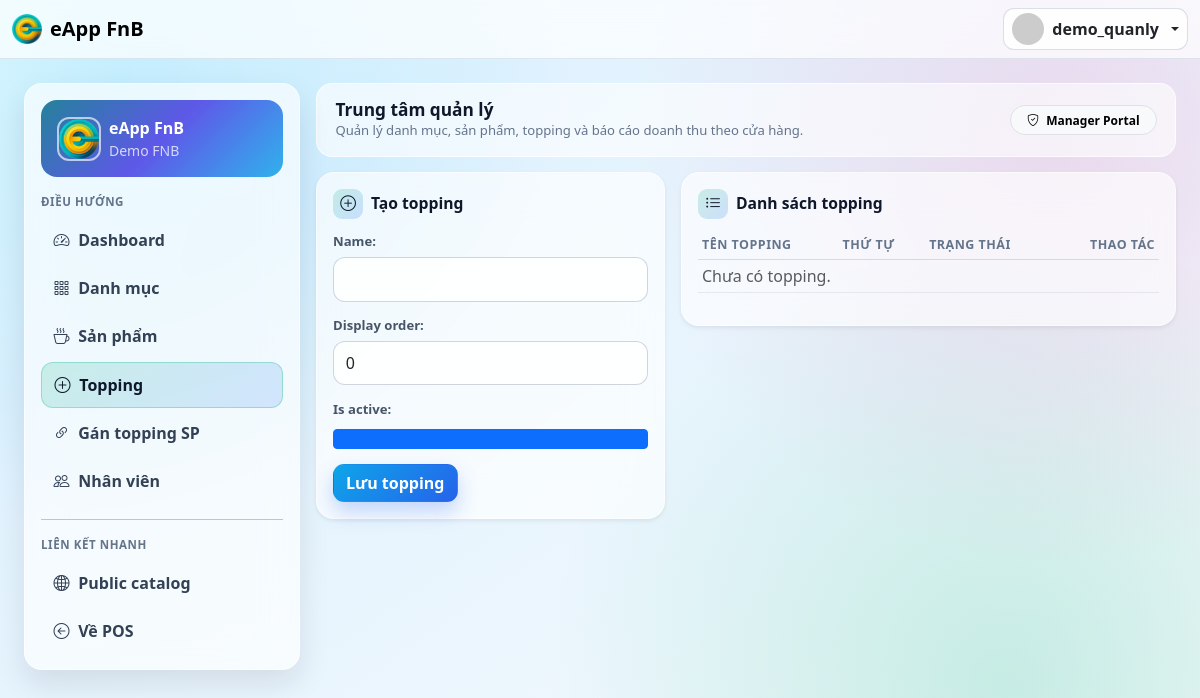
Page /quanly/toppings/ (signed in) on the earlier database version.
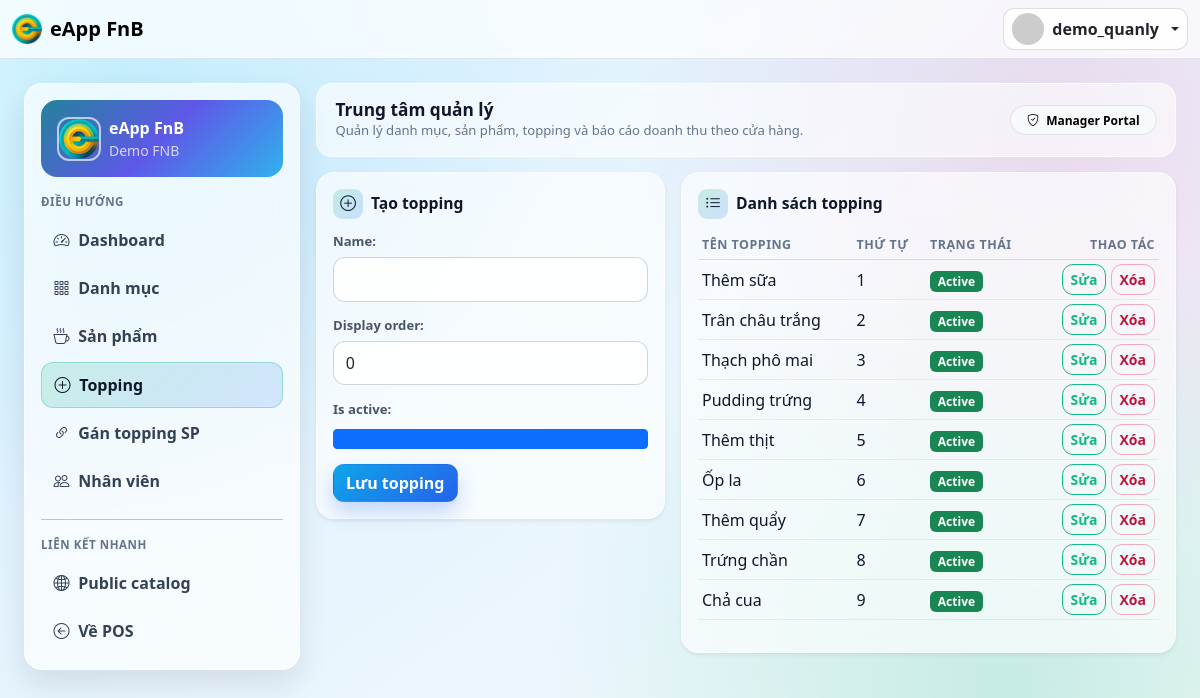
Same page on the later database version.
### App_Accounts/models.py (models this page shows, shortened)
class User(AbstractUser):
    class Role(models.TextChoices):
        MANAGER = 'MANAGER', 'Manager'
        STAFF = 'STAFF', 'Staff'
    role = models.CharField(max_length=20, choices=Role.choices, default=Role.STAFF)
    tenant = models.ForeignKey(
        'App_Tenant.Tenant',
        on_delete=models.PROTECT,
        related_name='users',
        null=True,
        blank=True,
    )
    class Meta:
        constraints = [
            models.CheckConstraint(
                check=Q(role='STAFF') | Q(tenant__isnull=False),
                name='chk_manager_requires_tenant',
            ),
            models.UniqueConstraint(
                fields=['tenant'],
                condition=Q(role='MANAGER') & Q(tenant__isnull=False),
                name='uq_manager_per_tenant',
            ),
        ]
        indexes = [
            models.Index(fields=['tenant', 'role']),
        ]
    @property
    def is_manager(self):
        return self.role == self.Role.MANAGER

### App_Tenant/models.py (models this page shows, shortened)
class Tenant(TimeStampedModel):
    name = models.CharField(max_length=150)
    public_slug = models.SlugField(max_length=120, unique=True, validators=[validate_public_slug])
    is_active = models.BooleanField(default=True)
    class Meta:
        ordering = ['name']

### App_Catalog/models.py (models this page shows, shortened)
class Topping(TimeStampedModel):
    tenant = models.ForeignKey('App_Tenant.Tenant', on_delete=models.CASCADE, related_name='toppings')
    name = models.CharField(max_length=120)
    slug = models.SlugField(max_length=140)
    is_active = models.BooleanField(default=True)
    display_order = models.PositiveIntegerField(default=0)
    class Meta:
        constraints = [
            models.UniqueConstraint(fields=['tenant', 'slug'], name='uq_topping_tenant_slug'),
        ]
        ordering = ['display_order', 'name', 'id']

### App_Quanly/views.py (the view)
# urls.py: path('toppings/', views.topping_list_create, name='toppings'),
@manager_required
def topping_list_create(request):
    tenant = _tenant_or_404(request.user)
    toppings = Topping.objects.filter(tenant=tenant).order_by('display_order', 'name')
    form = ToppingForm(request.POST or None)
    if request.method == 'POST' and form.is_valid():
        topping = form.save(commit=False)
        topping.tenant = tenant
        topping.save()
        messages.success(request, 'Đã tạo topping.')
        return redirect('App_Quanly:toppings')
    return render(
        request,
        'App_Quanly/toppings.html',
        {
            'toppings': toppings,
            'form': form,
        },
    )

### templates/App_Quanly/toppings.html (shortened to what this page needs)
{% extends 'App_Quanly/_layout.html' %}
{% block quanly_content %}
<div class="row g-3">
    <div class="col-lg-5">
        <div class="card border-0 shadow-sm">
            <div class="card-body">
                <h2 class="admin-card-title">
                    <i class="bi bi-plus-circle"></i>
                    Tạo topping
                </h2>
                <form method="post">
                    {{ form.as_p }}
                    <button class="btn btn-primary" type="submit">Lưu topping</button>
                </form>
            </div>
        </div>
    </div>
    <div class="col-lg-7">
        <div class="card border-0 shadow-sm">
            <div class="card-body">
                <h2 class="admin-card-title">
                    <i class="bi bi-list-ul"></i>
                    Danh sách topping
                </h2>
                <div class="table-responsive">
                    <table class="table table-sm align-middle">
                        <thead>
                        <tr>
                            <th>Tên topping</th>
                            <th>Thứ tự</th>
                            <th>Trạng thái</th>
                            <th class="text-end">Thao tác</th>
                        </tr>
                        </thead>
                        <tbody>
                        {% for topping in toppings %}
                        <tr>
                            <td>{{ topping.name }}</td>
                            <td>{{ topping.display_order }}</td>
                            <td>
                                {% if topping.is_active %}
                                <span class="badge text-bg-success">Active</span>
                                {% else %}
                                <span class="badge text-bg-secondary">Inactive</span>
                                {% endif %}
                            </td>
                            <td class="text-end">
                                <a class="btn btn-sm btn-outline-primary" href="{% url 'App_Quanly:topping_edit' topping.id %}">Sửa</a>
                                <form method="post" action="{% url 'App_Quanly:topping_delete' topping.id %}" class="d-inline">
                                    <button class="btn btn-sm btn-outline-danger" onclick="return confirm('Xóa topping này?')">Xóa</button>
                                </form>
                            </td>
                        </tr>
                        {% empty %}
                        <tr>
                            <td colspan="4" class="text-muted">Chưa có topping.</td>
                        </tr>
                        {% endfor %}
                        </tbody>
                    </table>
                </div>
            </div>
        </div>
    </div>
</div>
{% endblock %}

### templates/App_Quanly/_layout.html (shortened to what this page needs)
{% extends 'App_Core/base.html' %}
{% load static %}
{% block body_class %}quanly-page{% endblock %}
{% block container_class %}container-fluid py-4 px-3 px-xl-4{% endblock %}
{% block content %}
<div class="row g-3 quanly-shell">
    <div class="col-12 col-lg-3">
        <div class="glass-panel p-3">
            <div class="card-body">
                <div class="admin-tenant-card mb-3">
                    <div class="d-flex align-items-center gap-2">
                        <img class="admin-tenant-logo" src="{% static 'images/logo/eapp.png' %}" alt="eApp FnB">
                        <div>
                            <div class="fw-bold">eApp FnB</div>
                            <div class="small opacity-75">{{ user.tenant.name|default:'Tenant' }}</div>
                        </div>
                    </div>
                </div>
                <div class="admin-section-title">Điều hướng</div>
                <div class="d-flex flex-column gap-1">
                    <a class="admin-nav-link {% if request.path == '/quanly/' %}active{% endif %}" href="{% url 'App_Quanly:dashboard' %}">
                        <i class="bi bi-speedometer2"></i> Dashboard
                    </a>
                    <a class="admin-nav-link {% if '/quanly/categories/' in request.path %}active{% endif %}" href="{% url 'App_Quanly:categories' %}">
                        <i class="bi bi-grid-3x3-gap"></i> Danh mục
                    </a>
                    <a class="admin-nav-link {% if '/quanly/products/' in request.path or '/quanly/units/' in request.path %}active{% endif %}" href="{% url 'App_Quanly:products' %}">
                        <i class="bi bi-cup-hot"></i> Sản phẩm
                    </a>
                    <a class="admin-nav-link {% if '/quanly/toppings/' in request.path and '/quanly/product-toppings/' not in request.path %}active{% endif %}" href="{% url 'App_Quanly:toppings' %}">
                        <i class="bi bi-plus-circle"></i> Topping
                    </a>
                    <a class="admin-nav-link {% if '/quanly/product-toppings/' in request.path %}active{% endif %}" href="{% url 'App_Quanly:product_toppings' %}">
                        <i class="bi bi-link-45deg"></i> Gán topping SP
                    </a>
                    <a class="admin-nav-link {% if '/quanly/staffs/' in request.path %}active{% endif %}" href="{% url 'App_Quanly:staffs' %}">
                        <i class="bi bi-people"></i> Nhân viên
                    </a>
                </div>
                <hr class="my-3">
                <div class="admin-section-title">Liên kết nhanh</div>
                <div class="d-flex flex-column gap-1">
                    {% if user.tenant %}
                    <a class="admin-nav-link" href="{% url 'App_Public:tenant_catalog' user.tenant.public_slug %}" target="_blank" rel="noopener">
                        <i class="bi bi-globe2"></i> Public catalog
                    </a>
                    {% endif %}
                    <a class="admin-nav-link" href="{% url 'App_Sales:pos' %}">
                        <i class="bi bi-arrow-left-circle"></i> Về POS
                    </a>
                </div>
            </div>
        </div>
    </div>
    <div class="col-12 col-lg-9">
        <div class="admin-hero">
            <div>
                <h1>Trung tâm quản lý</h1>
                <div class="sub">Quản lý danh mục, sản phẩm, topping và báo cáo doanh thu theo cửa hàng.</div>
            </div>
            <span class="badge rounded-pill text-bg-light border px-3 py-2">
                <i class="bi bi-shield-check me-1"></i> Manager Portal
            </span>
        </div>
        {% block quanly_content %}{% endblock %}
    </div>
</div>
{% endblock %}

### templates/App_Core/base.html (shortened to what this page needs)
{% load static %}
<!DOCTYPE html>
<html lang="vi">
<head>
    <link href="https://cdn.jsdelivr.net/npm/bootstrap@5.3.2/dist/css/bootstrap.min.css" rel="stylesheet">
    <link rel="stylesheet" href="https://cdn.jsdelivr.net/npm/bootstrap-icons@1.11.1/font/bootstrap-icons.css">
</head>
<body class="bg-light {% block body_class %}{% endblock %}">
<nav class="navbar navbar-expand-lg bg-white border-bottom sticky-top">
    <div class="container-fluid">
        <a class="navbar-brand fw-bold d-flex align-items-center gap-2" href="{% if user.is_authenticated %}{% url 'App_Sales:pos' %}{% else %}{% url 'App_Accounts:login' %}{% endif %}">
            <img src="{% static 'images/logo/eapp.png' %}" alt="eApp FnB" style="height: 30px; width: 30px; object-fit: cover; border-radius: 6px;">
            <span>eApp FnB</span>
        </a>
        <div class="ms-auto d-flex align-items-center gap-2">
            <div class="dropdown">
                <button class="btn account-trigger dropdown-toggle d-flex align-items-center gap-2 px-2 py-1" type="button" data-bs-toggle="dropdown" aria-expanded="false">
                    {% if user.is_authenticated %}
                    <img src="https://ui-avatars.com/api/?name={{ user.username }}&background=0D8ABC&color=fff" class="rounded-circle" width="32" height="32" alt="Avatar">
                    <span class="fw-bold d-none d-lg-inline">{{ user.username }}</span>
                    {% else %}
                    <img src="https://ui-avatars.com/api/?name=Public&background=64748B&color=fff" class="rounded-circle" width="32" height="32" alt="Public">
                    <span class="fw-bold d-none d-lg-inline">Public</span>
                    {% endif %}
                </button>
            </div>
        </div>
    </div>
</nav>
<div class="{% block container_class %}container-fluid py-3{% endblock %}">
    {% block content %}{% endblock %}
</div>
<div id="toastContainer" class="toast-container position-fixed top-0 end-0 p-3" style="z-index:1081;"></div>
</body>
</html>

Differences in the rows shown:
added Topping: name "Thêm sữa", display_order "1", is_active "Active"
added Topping: name "Trân châu trắng", display_order "2", is_active "Active"
added Topping: name "Thạch phô mai", display_order "3", is_active "Active"
added Topping: name "Pudding trứng", display_order "4", is_active "Active"
added Topping: name "Thêm thịt", display_order "5", is_active "Active"
added Topping: name "Ốp la", display_order "6", is_active "Active"
added Topping: name "Thêm quẩy", display_order "7", is_active "Active"
added Topping: name "Trứng chần", display_order "8", is_active "Active"
added Topping: name "Chả cua", display_order "9", is_active "Active"
Other differences:
text no longer shown: "Chưa có topping."
